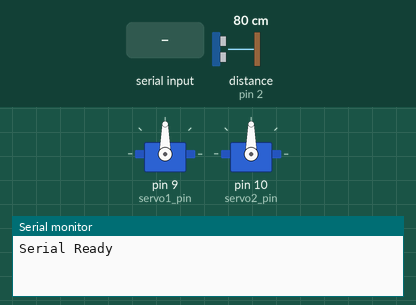
Bench run of a sketch on a simulated Arduino Uno, built with avr-gcc and run on an emulated ATmega328P. On the bench: 2 × servo, the last lines printed to the serial monitor. The test bench sets the inputs (shaded band); at power-on: distance to the obstacle (sensor on pin 2) 80 cm. The echo pulse lasts 58.3 µs per cm.

Above: at 1.2 s.
1.3 s: "90 45\n" received over Serial
At 2.0 s:
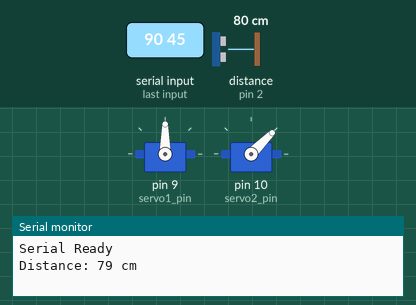
2.8 s: "30 150\n" received over Serial
At 3.2 s:
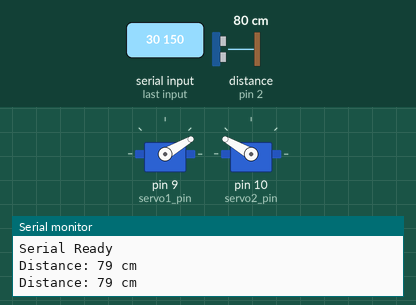
4.3 s: "1 90\n" received over Serial
At 5.5 s:
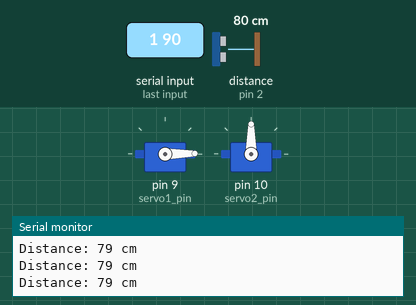
Timing chart, 0 to 7.3 s (numbered marks = the images above; inputs shaded):
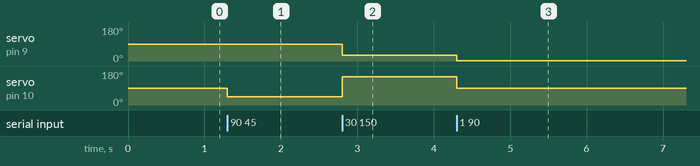

Measured:
- after the input at 1.3 s, servo on pin 10 (servo2_pin): 90° → 45° at once
- after the input at 2.8 s, servo on pin 9 (servo1_pin): 90° → 30° at once; servo on pin 10 (servo2_pin): 45° → 150° at once
- after the input at 4.3 s, servo on pin 9 (servo1_pin): 30° → 1° at once; servo on pin 10 (servo2_pin): 150° → 90° at once

The sketch:

Ultrasonic_Servo.ino
```cpp
#include <Servo.h>

Servo servo1;  // Create a servo object for the first servo
Servo servo2; // create servo object to control a servo
const int servo1_pin = 9;
const int servo2_pin = 10;

int servo1_angle = 90;
int servo2_angle = 90;  // variable to store the servo position

// ultrsonic pins
const int trigPin = 3;
const int echoPin = 2;

// Define variable for the duration and distance
long duration;
int distance;

void setup() {
  servo1.attach(servo1_pin);  // attaches the servo on pin 9 to the servo object
  servo1.write(servo1_angle);      // Set initial servo position to 0 degrees

  servo2.attach(servo2_pin);  // attaches the servo on pin 9 to the servo object
  servo2.write(servo2_angle);

  pinMode(trigPin, OUTPUT); // ultrasonic sensor setup
  pinMode(echoPin, INPUT);
  // Initialize serial communication
  Serial.begin(115200);
  while (!Serial) {
    ;  // wait for serial port to connect. Needed for native USB port only
  }

  // Print a message to indicate that serial communication is ready
  Serial.println("Serial Ready");
}

void loop() {
  if (Serial.available()) {
    String input = Serial.readStringUntil('\n'); // Read the input string until a newline
    input.trim(); // Remove any leading or trailing whitespaces

    // Split the input string into two parts based on the space
    int spaceIndex = input.indexOf(' '); // Find the space character

    if (spaceIndex > 0) {
      String part1 = input.substring(0, spaceIndex); // Extract the first part
      String part2 = input.substring(spaceIndex + 1); // Extract the second part

      // Check if both parts are non-empty before converting to integers
      if (part1.length() > 0 && part2.length() > 0) {
        servo1_angle = part1.toInt(); // Convert the first part to an integer
        servo2_angle = part2.toInt(); // Convert the second part to an integer

        // Output the two angles
        // Serial.print("Servo 1 Angle: ");
        // Serial.println(servo1_angle);
        // Serial.print("Servo 2 Angle: ");
        // Serial.println(servo2_angle);

        servo1.write(servo1_angle);
        servo2.write(servo2_angle);

        // ultrasonic sensor
        digitalWrite(trigPin, LOW);
        delayMicroseconds(2);
        // Set the trigPin HIGH for 10 microseconds
        digitalWrite(trigPin, HIGH);
        delayMicroseconds(10);
        digitalWrite(trigPin, LOW);

        // Read the echoPin and measure the duration of the pulse
        duration = pulseIn(echoPin, HIGH);

        // Calculate the distance in cm
        distance = duration * 0.034 / 2;
      } else {
        Serial.println("Invalid input. Both numbers must be provided.");
      }
    } else {
      Serial.println("Invalid input. Please enter two numbers separated by a space.");
    }
    // Print the distance to the Serial Monitor
    Serial.print("Distance: ");
    Serial.print(distance);
    Serial.println(" cm");
  }
}
```
